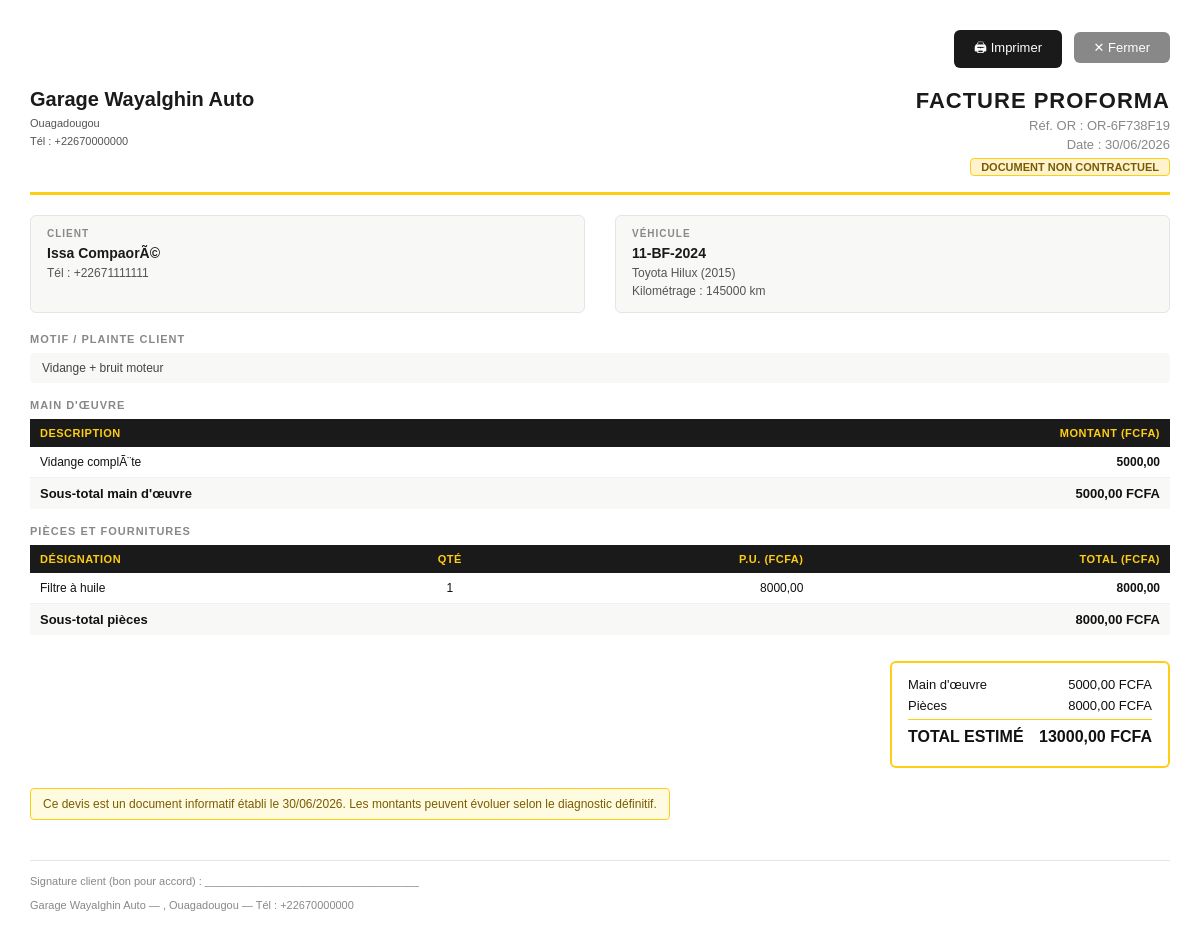
Page /ordres/2/proforma/ (signed in) on the committed database.
### tenants/models.py (models this page shows, shortened)
class Garage(TimeStampedModel):
    PLAN_CHOICES = [
        ("starter", "Starter"),
        ("pro", "Pro"),
        ("business", "Business"),
    ]
    name = models.CharField("Nom du garage", max_length=150)
    slug = models.SlugField(max_length=160, unique=True, blank=True)
    city = models.CharField("Ville", max_length=100, blank=True)
    phone = models.CharField("Téléphone", max_length=30, blank=True)
    whatsapp_number = models.CharField("Numéro WhatsApp", max_length=30, blank=True)
    email = models.EmailField(blank=True)
    address = models.CharField(max_length=255, blank=True)
    plan = models.CharField(max_length=20, choices=PLAN_CHOICES, default="starter")
    is_active = models.BooleanField(default=True)
    trial_ends_at = models.DateField(null=True, blank=True)
    logo = models.ImageField(
        "Logo",
        upload_to="garages/logos/",
        null=True,
        blank=True,
        help_text="Logo affiché dans l'interface du garage.",
    )
    faest_supplier_enabled = models.BooleanField(
        "Approvisionnement FAEST activé",
        default=False,
        help_text="Permet à ce garage de commander des pièces directement via FAEST depuis la plateforme.",
    )
    class Meta:
        verbose_name = "Garage"
        verbose_name_plural = "Garages"
        ordering = ["name"]

### repair_orders/models.py (models this page shows, shortened)
class RepairOrder(TenantModel):
    STATUS_RECEIVED = "received"
    STATUS_DIAGNOSIS = "diagnosis"
    STATUS_IN_PROGRESS = "in_progress"
    STATUS_READY = "ready"
    STATUS_DELIVERED = "delivered"
    STATUS_CANCELLED = "cancelled"
    STATUS_CHOICES = [
        (STATUS_RECEIVED, "Reçu"),
        (STATUS_DIAGNOSIS, "Diagnostic"),
        (STATUS_IN_PROGRESS, "En cours"),
        (STATUS_READY, "Prêt"),
        (STATUS_DELIVERED, "Livré"),
        (STATUS_CANCELLED, "Annulé"),
    ]
    reference = models.CharField(max_length=20, unique=True, blank=True)
    vehicle = models.ForeignKey(
        "clients.Vehicle", on_delete=models.CASCADE, related_name="repair_orders"
    )
    client = models.ForeignKey(
        "clients.Client", on_delete=models.CASCADE, related_name="repair_orders"
    )
    assigned_mechanic = models.ForeignKey(
        settings.AUTH_USER_MODEL,
        on_delete=models.SET_NULL,
        null=True,
        blank=True,
        related_name="repair_orders",
    )
    status = models.CharField(max_length=20, choices=STATUS_CHOICES, default=STATUS_RECEIVED)
    mileage_at_reception = models.PositiveIntegerField(default=0)
    client_complaint = models.TextField("Motif / plainte client", blank=True)
    diagnosis_notes = models.TextField("Notes de diagnostic", blank=True)
    received_at = models.DateTimeField(auto_now_add=True)
    expected_at = models.DateTimeField(null=True, blank=True)
    delivered_at = models.DateTimeField(null=True, blank=True)
    class Meta:
        ordering = ["-received_at"]
    @property
    def total_labor(self):
        return sum(task.cost for task in self.tasks.all())
    @property
    def total_parts(self):
        return sum(p.quantity * p.unit_price for p in self.parts_used.all())
    @property
    def total_cost(self):
        return self.total_labor + self.total_parts

class RepairOrderTask(models.Model):
    repair_order = models.ForeignKey(RepairOrder, on_delete=models.CASCADE, related_name="tasks")
    description = models.CharField(max_length=200)
    mechanic = models.ForeignKey(
        settings.AUTH_USER_MODEL, on_delete=models.SET_NULL, null=True, blank=True
    )
    cost = models.DecimalField("Coût main d'œuvre (FCFA)", max_digits=12, decimal_places=2, default=0)
    is_done = models.BooleanField(default=False)

class RepairOrderPart(models.Model):
    repair_order = models.ForeignKey(
        RepairOrder, on_delete=models.CASCADE, related_name="parts_used"
    )
    part = models.ForeignKey("inventory.Part", on_delete=models.PROTECT, related_name="usages")
    quantity = models.PositiveIntegerField(default=1)
    unit_price = models.DecimalField(max_digits=12, decimal_places=2)
    @property
    def line_total(self):
        return self.quantity * self.unit_price

### clients/models.py (models this page shows, shortened)
class Client(TenantModel):
    TYPE_INDIVIDUAL = "individual"
    TYPE_COMPANY = "company"
    TYPE_CHOICES = [
        (TYPE_INDIVIDUAL, "Particulier"),
        (TYPE_COMPANY, "Entreprise"),
    ]
    client_type = models.CharField(max_length=20, choices=TYPE_CHOICES, default=TYPE_INDIVIDUAL)
    full_name = models.CharField("Nom / Raison sociale", max_length=150)
    phone = models.CharField(max_length=30)
    whatsapp_number = models.CharField(max_length=30, blank=True)
    email = models.EmailField(blank=True)
    address = models.CharField(max_length=255, blank=True)
    notes = models.TextField(blank=True)
    class Meta:
        ordering = ["full_name"]

class Vehicle(TenantModel):
    FUEL_CHOICES = [
        ("petrol", "Essence"),
        ("diesel", "Diesel"),
        ("hybrid", "Hybride"),
        ("electric", "Électrique"),
    ]
    client = models.ForeignKey(Client, on_delete=models.CASCADE, related_name="vehicles")
    plate_number = models.CharField("Immatriculation", max_length=30)
    make = models.CharField("Marque", max_length=60)
    model = models.CharField("Modèle", max_length=60)
    year = models.PositiveIntegerField(null=True, blank=True)
    fuel_type = models.CharField(max_length=20, choices=FUEL_CHOICES, default="petrol")
    vin = models.CharField("Numéro de châssis (VIN)", max_length=50, blank=True)
    mileage = models.PositiveIntegerField("Kilométrage actuel", default=0)
    color = models.CharField(max_length=40, blank=True)
    notes = models.TextField(blank=True)
    class Meta:
        ordering = ["plate_number"]
        constraints = [
            models.UniqueConstraint(
                fields=["garage", "plate_number"],
                name="unique_plate_per_garage",
            )
        ]

### inventory/models.py (models this page shows, shortened)
class Part(TenantModel):
    reference = models.CharField("Référence pièce", max_length=80)
    name = models.CharField("Désignation", max_length=150)
    category = models.CharField(max_length=80, blank=True)
    supplier = models.ForeignKey(
        Supplier, on_delete=models.SET_NULL, null=True, blank=True, related_name="parts"
    )
    unit_price = models.DecimalField("Prix unitaire (FCFA)", max_digits=12, decimal_places=2, default=0)
    quantity_in_stock = models.PositiveIntegerField(default=0)
    alert_threshold = models.PositiveIntegerField(
        "Seuil d'alerte", default=2, help_text="Alerte de réapprovisionnement sous ce seuil."
    )
    class Meta:
        ordering = ["name"]
        constraints = [
            models.UniqueConstraint(
                fields=["garage", "reference"],
                name="unique_part_reference_per_garage",
            )
        ]

### repair_orders/views.py (the view)
# urls.py: path('<int:pk>/proforma/', views.ProformaPrintView.as_view(), name='order_proforma'),
class ProformaPrintView(GarageRequiredMixin, TemplateView):
    template_name = 'repair_orders/proforma_print.html'
    def get_context_data(self, **kwargs):
        ctx = super().get_context_data(**kwargs)
        order = get_object_or_404(RepairOrder.objects.for_garage(self.garage), pk=self.kwargs['pk'])
        ctx['order'] = order
        ctx['garage'] = self.garage
        ctx['today'] = timezone.now().date()
        return ctx

### core/models.py (called while the page is built)
    def for_garage(self, garage):
        return self.filter(garage=garage)

    def get_queryset(self):
        return TenantQuerySet(self.model, using=self._db)

    def for_garage(self, garage):
        return self.get_queryset().for_garage(garage)

### core/views.py (called while the page is built)
    def dispatch(self, request, *args, **kwargs):
        if not request.user.is_authenticated:
            return self.handle_no_permission()
        if getattr(request.user, 'garage', None) is None:
            return redirect('dashboard_home')
        return super().dispatch(request, *args, **kwargs)

    @property
    def garage(self):
        return self.request.user.garage

### repair_orders/templates/repair_orders/proforma_print.html (shortened to what this page needs)
<!DOCTYPE html>
<html lang="fr">
<head>
</head>
<body>
<div class="no-print">
  <button onclick="window.print()">🖨 Imprimer</button>
  <button class="close" onclick="window.close()">✕ Fermer</button>
</div>
<header>
  <div>
    <div class="garage-name">{{ garage.name }}</div>
    <div class="garage-info">
      {% if garage.city %}{{ garage.city }}<br>{% endif %}
      {% if garage.phone %}Tél : {{ garage.phone }}<br>{% endif %}
    </div>
  </div>
  <div class="doc-title">
    <h1>FACTURE PROFORMA</h1>
    <div class="ref">Réf. OR : {{ order.reference }}</div>
    <div class="ref">Date : {{ today|date:"d/m/Y" }}</div>
    <div class="proforma-badge">DOCUMENT NON CONTRACTUEL</div>
  </div>
</header>
<div class="parties">
  <div class="party">
    <div class="party-label">Client</div>
    <div class="party-name">{{ order.client.full_name }}</div>
    <div class="party-info">
      {% if order.client.phone %}Tél : {{ order.client.phone }}<br>{% endif %}
    </div>
  </div>
  <div class="party">
    <div class="party-label">Véhicule</div>
    <div class="party-name">{{ order.vehicle.plate_number }}</div>
    <div class="party-info">
      {{ order.vehicle.make }} {{ order.vehicle.model }}
      {% if order.vehicle.year %} ({{ order.vehicle.year }}){% endif %}<br>
      {% if order.mileage_at_reception %}Kilométrage : {{ order.mileage_at_reception }} km{% endif %}
    </div>
  </div>
</div>
{% if order.client_complaint %}
<div class="section-title">Motif / Plainte client</div>
<p style="font-size:12px; color:#444; margin-bottom:16px; padding: 8px 12px; background:#F8F8F6; border-radius:4px;">{{ order.client_complaint }}</p>
{% endif %}
{% if order.tasks.exists %}
<div class="section-title">Main d'œuvre</div>
<table>
  <thead>
    <tr>
      <th>Description</th>
      <th style="text-align:right">Montant (FCFA)</th>
    </tr>
  </thead>
  <tbody>
    {% for task in order.tasks.all %}
    <tr>
      <td>{{ task.description }}</td>
      <td>{{ task.cost }}</td>
    </tr>
    {% endfor %}
  </tbody>
  <tfoot>
    <tr style="background:#F8F8F6;">
      <td>Sous-total main d'œuvre</td>
      <td style="text-align:right">{{ order.total_labor }} FCFA</td>
    </tr>
  </tfoot>
</table>
{% endif %}
{% if order.parts_used.exists %}
<div class="section-title">Pièces et fournitures</div>
<table>
  <thead>
    <tr>
      <th>Désignation</th>
      <th style="text-align:center">Qté</th>
      <th style="text-align:right">P.U. (FCFA)</th>
      <th style="text-align:right">Total (FCFA)</th>
    </tr>
  </thead>
  <tbody>
    {% for op in order.parts_used.all %}
    <tr>
      <td>{{ op.part.name }}</td>
      <td style="text-align:center">{{ op.quantity }}</td>
      <td style="text-align:right">{{ op.unit_price }}</td>
      <td>{{ op.line_total }}</td>
    </tr>
    {% endfor %}
  </tbody>
  <tfoot>
    <tr style="background:#F8F8F6;">
      <td colspan="3">Sous-total pièces</td>
      <td style="text-align:right">{{ order.total_parts }} FCFA</td>
    </tr>
  </tfoot>
</table>
{% endif %}
<div class="clearfix">
  <div class="total-box">
    <div class="total-row"><span>Main d'œuvre</span><span>{{ order.total_labor }} FCFA</span></div>
    <div class="total-row"><span>Pièces</span><span>{{ order.total_parts }} FCFA</span></div>
    <div class="total-row grand"><span>TOTAL ESTIMÉ</span><span>{{ order.total_cost }} FCFA</span></div>
  </div>
</div>
<div class="validity">
  Ce devis est un document informatif établi le {{ today|date:"d/m/Y" }}.
  Les montants peuvent évoluer selon le diagnostic définitif.
</div>
<div class="notes">
  <p>Signature client (bon pour accord) : ___________________________________</p>
  <br>
  <p>{{ garage.name }} — {{ garage.address }}{% if garage.city %}, {{ garage.city }}{% endif %} — Tél : {{ garage.phone }}</p>
</div>
</body>
</html>

### repair_orders/templates/repair_orders/proforma_print.html (style rules this page uses)
* { margin: 0; padding: 0; box-sizing: border-box; }
body { font-family: Arial, sans-serif; font-size: 13px; color: #111; background: #fff; padding: 30px; }
.no-print { text-align: right; margin-bottom: 20px; }
.no-print button { background: #1A1A1A; color: #fff; border: none; padding: 8px 20px; border-radius: 6px; cursor: pointer; font-size: 13px; margin-left: 8px; }
.no-print button.close { background: #888; }
header { display: flex; justify-content: space-between; align-items: flex-start; border-bottom: 3px solid #FFCD11; padding-bottom: 16px; margin-bottom: 20px; }
.garage-name { font-size: 20px; font-weight: 900; color: #1A1A1A; }
.garage-info { font-size: 11px; color: #555; margin-top: 4px; line-height: 1.6; }
.doc-title { text-align: right; }
.doc-title h1 { font-size: 22px; font-weight: 900; color: #1A1A1A; letter-spacing: 1px; }
.doc-title .ref { font-size: 13px; color: #888; margin-top: 4px; }
.doc-title .proforma-badge { display: inline-block; background: #FFF3CD; color: #7A5C00; border: 1px solid #FFCD11; border-radius: 4px; padding: 2px 10px; font-weight: 700; font-size: 11px; margin-top: 6px; }
.parties { display: flex; gap: 30px; margin-bottom: 20px; }
.party { flex: 1; background: #F8F8F6; border: 1px solid #E5E5E5; border-radius: 6px; padding: 12px 16px; }
.party-label { font-size: 10px; font-weight: 700; color: #888; text-transform: uppercase; letter-spacing: 1px; margin-bottom: 6px; }
.party-name { font-weight: 700; font-size: 14px; color: #1A1A1A; }
.party-info { font-size: 12px; color: #555; margin-top: 3px; line-height: 1.5; }
table { width: 100%; border-collapse: collapse; margin-bottom: 16px; }
thead th { background: #1A1A1A; color: #FFCD11; font-size: 11px; text-transform: uppercase; letter-spacing: 0.5px; padding: 8px 10px; text-align: left; }
thead th:last-child { text-align: right; }
tbody td { padding: 8px 10px; border-bottom: 1px solid #F0F0F0; font-size: 12px; }
tbody td:last-child { text-align: right; font-weight: 600; }
tfoot td { padding: 8px 10px; font-weight: 700; font-size: 13px; }
.section-title { font-size: 11px; font-weight: 700; color: #888; text-transform: uppercase; letter-spacing: 1px; margin: 16px 0 8px; }
.total-box { float: right; width: 280px; border: 2px solid #FFCD11; border-radius: 6px; padding: 14px 16px; margin-top: 10px; }
.total-row { display: flex; justify-content: space-between; font-size: 13px; margin-bottom: 6px; }
.total-row.grand { font-size: 16px; font-weight: 900; border-top: 1px solid #FFCD11; padding-top: 8px; margin-top: 6px; }
.clearfix::after { content: ""; display: table; clear: both; }
.notes { margin-top: 40px; border-top: 1px solid #E5E5E5; padding-top: 14px; font-size: 11px; color: #888; }
.validity { background: #FFFBE0; border: 1px solid #FFCD11; border-radius: 4px; padding: 8px 12px; font-size: 12px; color: #7A5C00; margin-top: 20px; display: inline-block; }

### rows in the picture
Garage: name "Garage Wayalghin Auto", city "Ouagadougou", phone "+22670000000"
RepairOrder: reference "OR-6F738F19", client.full_name "Issa CompaorÃ©", client.phone "+22671111111", vehicle.plate_number "11-BF-2024", vehicle.make "Toyota", vehicle.model "Hilux", vehicle.year "2015", mileage_at_reception "145000", client_complaint "Vidange + bruit moteur", total_labor "5000,00", total_parts "8000,00", total_cost "13000,00"
RepairOrderTask: description "Vidange complÃ¨te", cost "5000,00"
RepairOrderPart: part.name "Filtre à huile", quantity "1", unit_price "8000,00", line_total "8000,00"

### other values in the picture
{{ today|date:"d/m/Y" }} "30/06/2026"
